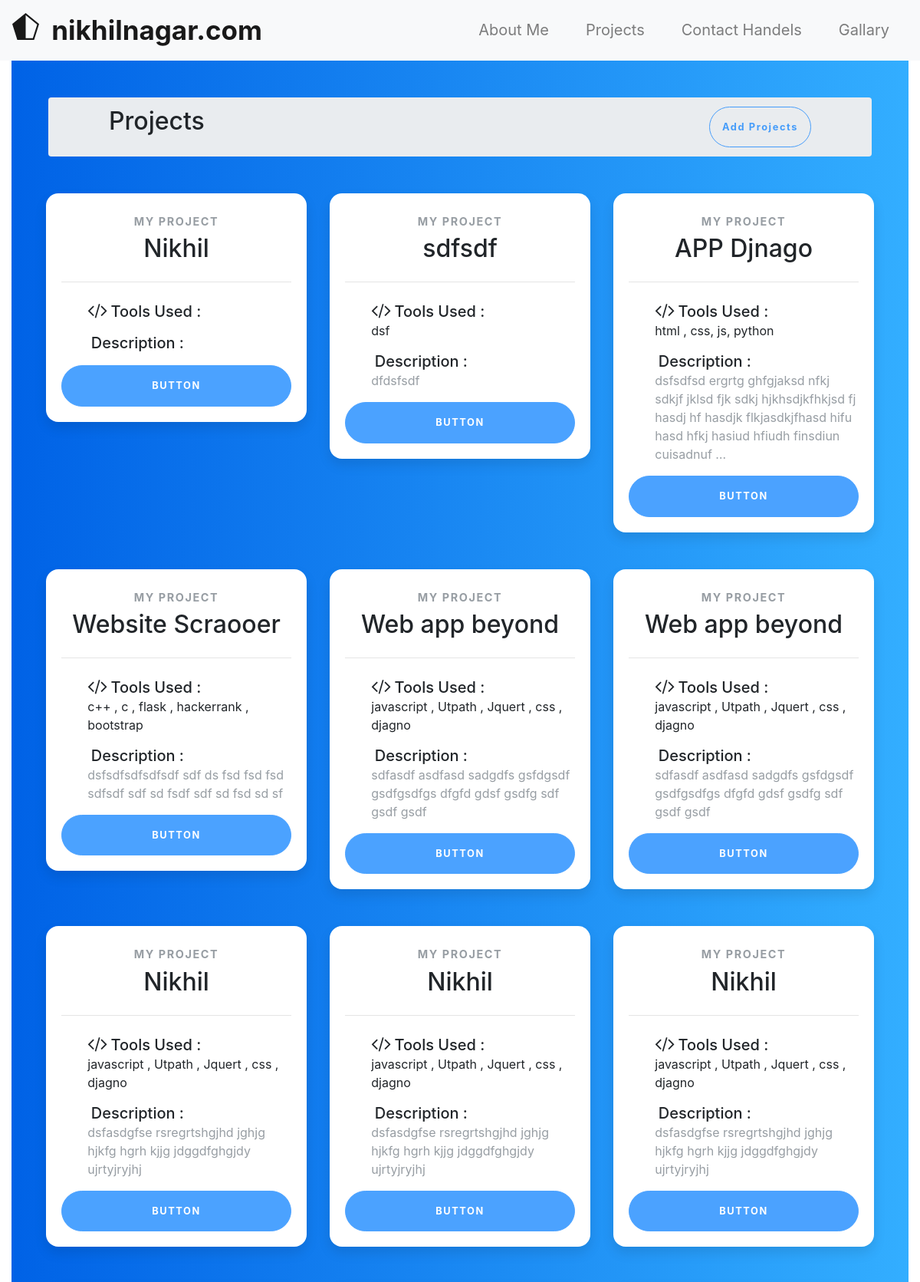
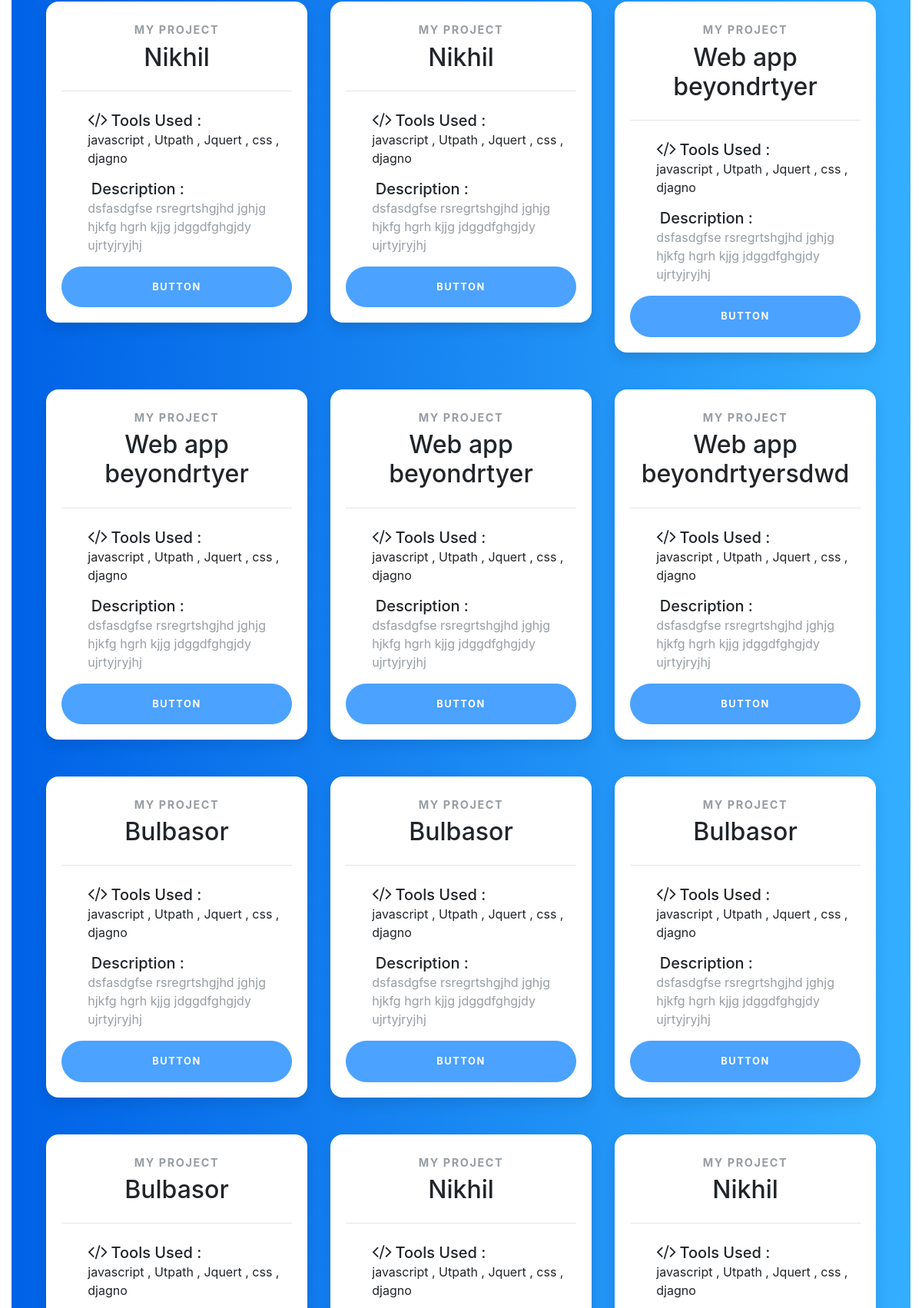
/portfolio/projects/ (upper part), run on the app's committed database (2 pictures, top to bottom).
### portfolio/models.py (models this page shows, shortened)
class Project(models.Model):
	name = models.CharField(max_length=70)
	description = models.CharField(max_length=10000,blank=True)
	githublink = models.URLField(max_length=1000,blank=True)
	videolink = models.URLField(max_length=1000,blank=True)
	image = models.ImageField(upload_to='projectimages',default='projectimages/defaultproject.jpg')
	technologystack = models.CharField(max_length=5000,blank=True)

### portfolio/views.py (the view)
# urls.py: path('projects/',views.projectview,name='projects'),
def projectview(request):
	context = {}
	context['projects'] = models.Project.objects.all()
	context['certificates']=models.Certificate.objects.all()
	return( render(request,'portfolio/projects.html',context))

### portfolio/templates/portfolio/projects.html (shortened to what this page needs)
{% extends "portfolio/base.html" %}
{% block content %}
<section class="pricing py-5">
<div class="mx-5 breadcrumb">
 <div class="container-fluid" style="overflow:hidden; ">
  <div class="float-left mx-5"><h2>Projects</h2></div>
	<div class="float-right mx-5"> <a class="btn  btn-outline-primary" href=" {% url 'portfolio:projectcreate' %}" >Add Projects</a></div>
</div>
</div>
  <div class="container mt-5">
<div class="flex-container">
{% for project in projects %}
       <div class="col-lg-4 mb-5 ">
        <div class="card mb-5 mb-lg-0">
          <div class="card-body ">
            <h5 class="card-title text-muted text-uppercase text-center">My Project</h5>
            <h1 class="card-price text-center">{{project.name}}</h1>
            <hr>
            <ul class="fa-ul">
              <li><i class='fa fa-code' style="font-size:1.5em"></i>
              	<span class="h5">Tools Used :</span><br>{{ project.technologystack|truncatechars:50 }}</li>
              	<li>
              	<span class="h5">Description :</span><br><span class="text-muted">{{ project.description|truncatechars:150 }}</span></li>
            </ul>
            <a href="#" class="btn btn-block btn-primary text-uppercase">Button</a>
          </div>
        </div>
      </div>
{% endfor %}
</div>
    </div>
</section>
{% endblock content  %}

### portfolio/templates/portfolio/projects.html (style rules this page uses)
section.pricing { background: #007bff; background: linear-gradient(to right, #0062E6, #33AEFF); }
.pricing .card { border: none; border-radius: 1rem; transition: all 0.2s; box-shadow: 0 0.5rem 1rem 0 rgba(0, 0, 0, 0.1); }
.pricing hr { margin: 1.5rem 0; }
.pricing .card-title { margin: 0.5rem 0; font-size: 0.9rem; letter-spacing: .1rem; font-weight: bold; }
.pricing .card-price { font-size: 2rem; margin: 0; }
.pricing ul li { margin-bottom: 1rem; }
.pricing .text-muted { opacity: 0.7; }
.pricing .btn { font-size: 80%; border-radius: 5rem; letter-spacing: .1rem; font-weight: bold; padding: 1rem; opacity: 0.7; transition: all 0.2s; }
.flex-container { display: flex; flex-wrap: wrap; }

### data on the page
Project: name "Nikhil"
Project: name "sdfsdf", technologystack "dsf", description "dfdsfsdf"
Project: name "APP Djnago", technologystack "html , css, js, python", description "dsfsdfsd ergrtg ghfgjaksd nfkj sdkjf jklsd fjk sdkj hjkhsdjkfhkjsd fj hasdj hf hasdjk flkjasdkjfhasd hifu hasd hfkj hasiud hfiudh finsdiun cuisadnuf …"
Project: name "Website Scraooer", technologystack "c++ , c , flask , hackerrank , bootstrap", description "dsfsdfsdfsdfsdf sdf ds fsd fsd fsd sdfsdf sdf sd fsdf sdf sd fsd sd sf"
Project: name "Web app beyond", technologystack "javascript , Utpath , Jquert , css , djagno", description "sdfasdf asdfasd sadgdfs gsfdgsdf gsdfgsdfgs dfgfd gdsf gsdfg sdf gsdf gsdf"
Project: name "Web app beyond", technologystack "javascript , Utpath , Jquert , css , djagno", description "sdfasdf asdfasd sadgdfs gsfdgsdf gsdfgsdfgs dfgfd gdsf gsdfg sdf gsdf gsdf"
Project: name "Nikhil", technologystack "javascript , Utpath , Jquert , css , djagno", description "dsfasdgfse rsregrtshgjhd jghjg hjkfg hgrh kjjg jdggdfghgjdy ujrtyjryjhj"
Project: name "Nikhil", technologystack "javascript , Utpath , Jquert , css , djagno", description "dsfasdgfse rsregrtshgjhd jghjg hjkfg hgrh kjjg jdggdfghgjdy ujrtyjryjhj"
Project: name "Nikhil", technologystack "javascript , Utpath , Jquert , css , djagno", description "dsfasdgfse rsregrtshgjhd jghjg hjkfg hgrh kjjg jdggdfghgjdy ujrtyjryjhj"
Project: name "Nikhil", technologystack "javascript , Utpath , Jquert , css , djagno", description "dsfasdgfse rsregrtshgjhd jghjg hjkfg hgrh kjjg jdggdfghgjdy ujrtyjryjhj"
Project: name "Nikhil", technologystack "javascript , Utpath , Jquert , css , djagno", description "dsfasdgfse rsregrtshgjhd jghjg hjkfg hgrh kjjg jdggdfghgjdy ujrtyjryjhj"
Project: name "Web app beyondrtyer", technologystack "javascript , Utpath , Jquert , css , djagno", description "dsfasdgfse rsregrtshgjhd jghjg hjkfg hgrh kjjg jdggdfghgjdy ujrtyjryjhj"
Project: name "Web app beyondrtyer", technologystack "javascript , Utpath , Jquert , css , djagno", description "dsfasdgfse rsregrtshgjhd jghjg hjkfg hgrh kjjg jdggdfghgjdy ujrtyjryjhj"
Project: name "Web app beyondrtyer", technologystack "javascript , Utpath , Jquert , css , djagno", description "dsfasdgfse rsregrtshgjhd jghjg hjkfg hgrh kjjg jdggdfghgjdy ujrtyjryjhj"
Project: name "Web app beyondrtyersdwd", technologystack "javascript , Utpath , Jquert , css , djagno", description "dsfasdgfse rsregrtshgjhd jghjg hjkfg hgrh kjjg jdggdfghgjdy ujrtyjryjhj"
Project: name "Bulbasor", technologystack "javascript , Utpath , Jquert , css , djagno", description "dsfasdgfse rsregrtshgjhd jghjg hjkfg hgrh kjjg jdggdfghgjdy ujrtyjryjhj"
Project: name "Bulbasor", technologystack "javascript , Utpath , Jquert , css , djagno", description "dsfasdgfse rsregrtshgjhd jghjg hjkfg hgrh kjjg jdggdfghgjdy ujrtyjryjhj"
Project: name "Bulbasor", technologystack "javascript , Utpath , Jquert , css , djagno", description "dsfasdgfse rsregrtshgjhd jghjg hjkfg hgrh kjjg jdggdfghgjdy ujrtyjryjhj"
Project: name "Bulbasor", technologystack "javascript , Utpath , Jquert , css , djagno"
Project: name "Nikhil", technologystack "javascript , Utpath , Jquert , css , djagno"
Project: name "Nikhil", technologystack "javascript , Utpath , Jquert , css , djagno"
